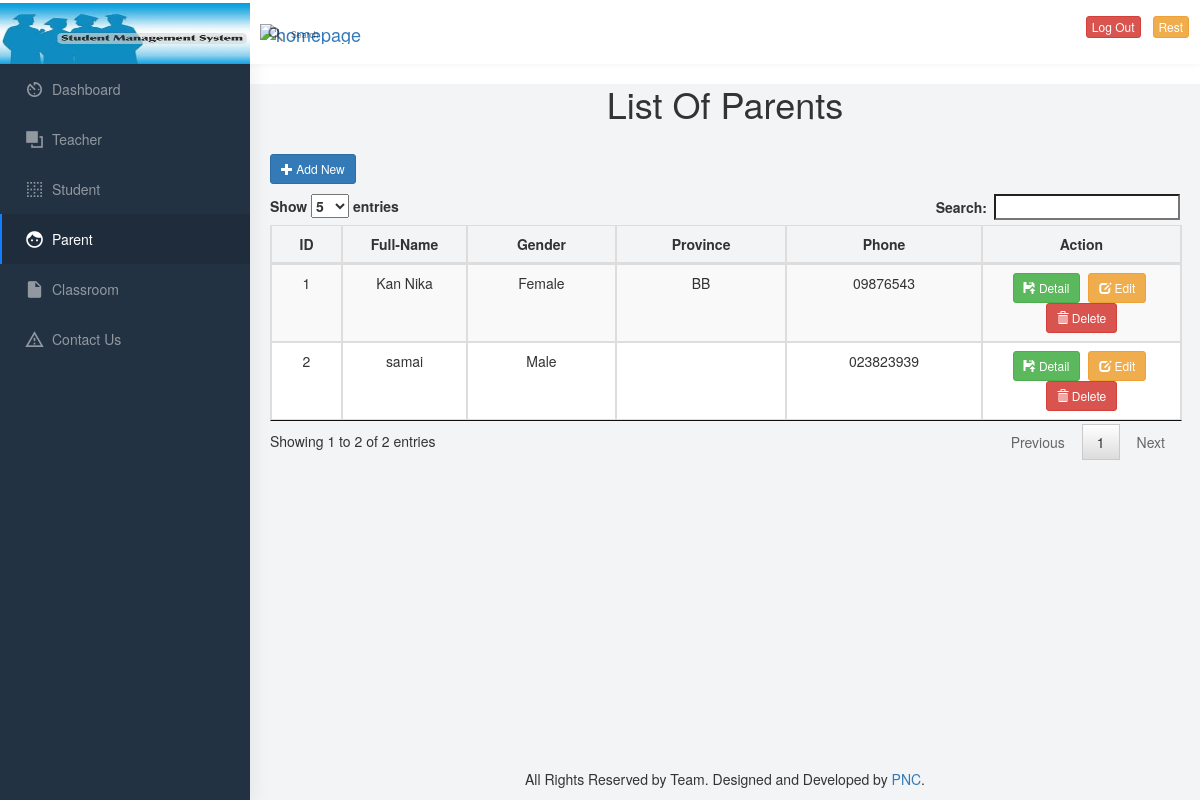
The page /Resource/Main/Parent/index.php on the database as committed earlier.
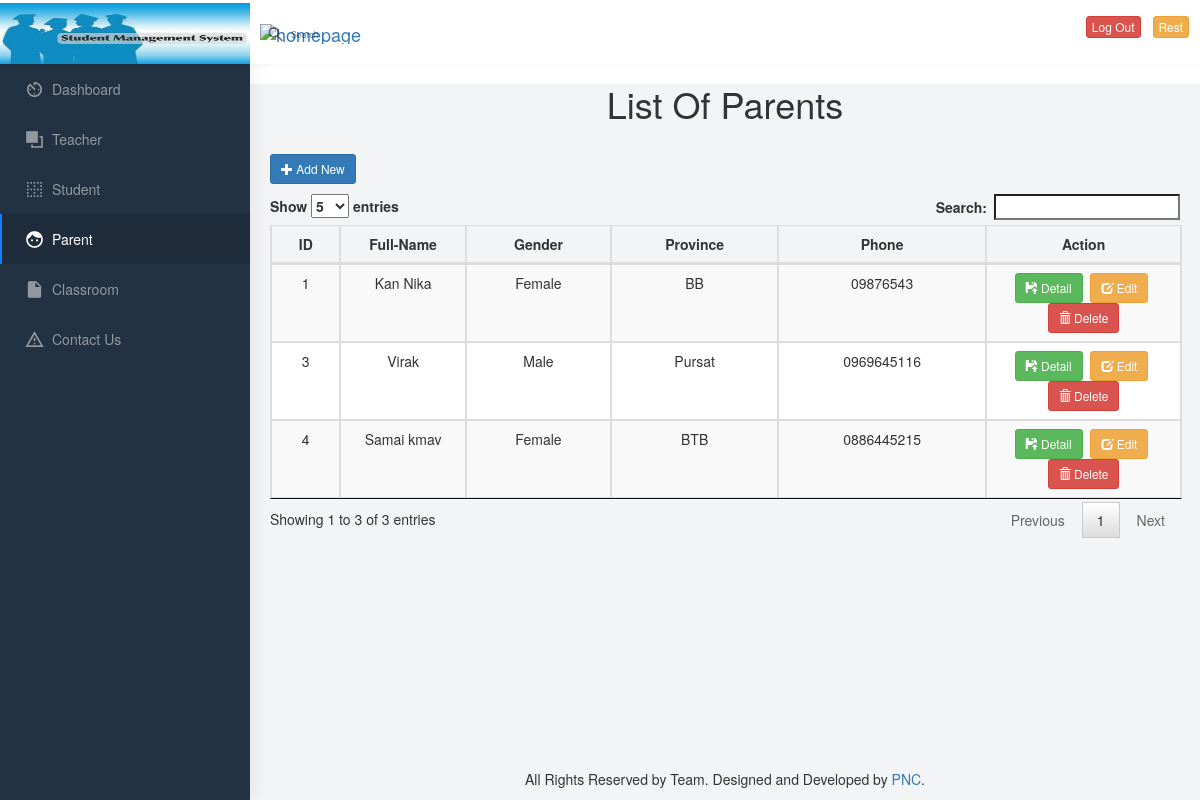
The same page on the database as committed later.
### tables this page shows
CREATE TABLE `parent` (
  `id` int(11) NOT NULL,
  `name` varchar(100) NOT NULL,
  `gender` varchar(100) NOT NULL,
  `phone` varchar(100) NOT NULL,
  `province` varchar(100) NOT NULL
);

### Resource/Main/Parent/index.php (the view, shortened to what this page needs)
<!DOCTYPE html>
<html dir="ltr" lang="en">
<head>
    <link href="../../../dist/css/style.min.css" rel="stylesheet">
    <link rel="stylesheet" href="../../../dist/css/jquery.dataTables.min.css">
    <link rel="stylesheet" href="https://maxcdn.bootstrapcdn.com/bootstrap/3.4.0/css/bootstrap.min.css">
</head>
<body>
    <div id="main-wrapper" data-navbarbg="skin6" data-theme="light" data-layout="vertical" data-sidebartype="full" data-boxed-layout="full">
        <header class="topbar" data-navbarbg="skin6">
            <nav class="navbar top-navbar navbar-expand-md navbar-light">
                <div class="navbar-header" data-logobg="skin5">
                    <div class="navbar-brand" style="height: 0px; margin-left: auto;">
                        <a href="../index.html" class="logo">
                            <b class="logo-icon">
                                <img src="../../../assets/images/student_image.jpg" alt="homepage" class="light-logo" style="height: 61px; width:250px; margin-left: -11px" />
                            </b>
                            <span class="logo-text">
                                <img src="../../../assets/images/logo-light-text.png" class="light-logo" alt="homepage" />
                            </span>
                        </a>
                    </div>
                </div>
                <div class="navbar-collapse collapse" id="navbarSupportedContent" data-navbarbg="skin6">
                    <ul class="navbar-nav float-left mr-auto">
                        <li class="nav-item search-box">
                            <a class="nav-link waves-effect waves-dark" href="javascript:void(0)">
                                <div class="d-flex align-items-center">
                                    <i class="mdi mdi-magnify font-20 mr-1"></i>
                                    <div class="ml-1 d-none d-sm-block">
                                        <span>Search</span>
                                    </div>
                                </div>
                            </a>
                        </li>
                    </ul>
                    <ul class="navbar-nav float-right" style="margin-top: 15px;">
                        <a href="../../logout.php" class="btn btn-danger btn-xs" style="margin-right: 12px;">Log Out</a>
                        <a href="../../reset-password.php" class="btn btn-warning btn-xs">Rest</a>
                    </ul>
                </div>
            </nav>
        </header>
        <aside class="left-sidebar" data-sidebarbg="skin5">
            <div class="scroll-sidebar">
                <nav class="sidebar-nav">
                    <ul id="sidebarnav">
                        <li class="sidebar-item">
                            <a class="sidebar-link waves-effect waves-dark sidebar-link" href="../index.html" aria-expanded="false">
                                <i class="mdi mdi-av-timer"></i>
                                <span class="hide-menu">Dashboard</span>
                            </a>
                        </li>
                        <li class="sidebar-item">
                            <a class="sidebar-link waves-effect waves-dark sidebar-link" href="../Teacher/index.php" aria-expanded="false">
                                <i class="mdi mdi-arrange-bring-forward"></i>
                                <span class="hide-menu">Teacher</span>
                            </a>
                        </li>
                        <li class="sidebar-item">
                            <a class="sidebar-link waves-effect waves-dark sidebar-link" href="../Student/index.php" aria-expanded="false">
                                <i class="mdi mdi-border-none"></i>
                                <span class="hide-menu">Student</span>
                            </a>
                        </li>
                        <li class="sidebar-item">
                            <a class="sidebar-link waves-effect waves-dark sidebar-link" href="../Parent/index.php" aria-expanded="false">
                                <i class="mdi mdi-face"></i>
                                <span class="hide-menu">Parent</span>
                            </a>
                        </li>
                        <li class="sidebar-item">
                            <a class="sidebar-link waves-effect waves-dark sidebar-link" href="../Classroom/index.php" aria-expanded="false">
                                <i class="mdi mdi-file"></i>
                                <span class="hide-menu">Classroom</span>
                            </a>
                        </li>
                        <li class="sidebar-item">
                            <a class="sidebar-link waves-effect waves-dark sidebar-link" href="../contact_us.php" aria-expanded="false">
                                <i class="mdi mdi-alert-outline"></i>
                                <span class="hide-menu">Contact Us</span>
                            </a>
                        </li>
                    </ul>
                </nav>
            </div>
        </aside>
        <div class="page-wrapper">
            <div class="Center">
                <div class="List" style="text-align: center;">
                   <h1>List Of Parents</h1>
                </div>
            </div>
            <div class="container-fluid">
                <span class="pull-left" >
                <a href="#addnew" data-toggle="modal" class="btn btn-primary btn-sm">
                    <span class="glyphicon glyphicon-plus"></span> Add New
                </a></span><br><br>
            <table class="table table-striped table-bordered table-hover " style="text-align:center" id="empTable">
                <thead>
                    <th>
                        <center>ID</center>
                    </th>
                    <th>
                        <center>Full-Name</center>
                    </th>
                    <th>
                        <center>Gender</center>
                    </th>
                    <th>
                        <center>Province</center>
                    </th>
                    <th>
                        <center>Phone</center>
                    </th>
                    <th>
                        <center>Action</center>
                    </th>
                </thead>
                <tbody>
                    <?php
include('connection.php');
$result=$mysqli->query("select * from parent");
while($row=$result->fetch_assoc()){
?>
                    <tr>
                        <td><?php echo $row['id']; ?></td>
                        <td><?php echo $row['name']; ?></td>
                        <td><?php echo $row['gender']; ?></td>
                        <td><?php echo $row['province'] ?></td>
                        <td><?php echo $row['phone']; ?></td>
                        <td>
                            <a href="#detail<?php echo $row['id']; ?>" data-toggle="modal"
                                class="btn btn-success btn-sm">
                                <span class="glyphicon glyphicon-floppy-open"></span> Detail</a>&nbsp;
                            <a href="#edit<?php echo $row['id']; ?>" data-toggle="modal" class="btn btn-warning btn-sm">
                                <span class="glyphicon glyphicon-edit"></span> Edit</a>&nbsp;
                            <a href="#del<?php echo $row['id']; ?>" data-toggle="modal" class="btn btn-danger btn-sm">
                                <span class="glyphicon glyphicon-trash"></span> Delete</a>
                        </td>
                    </tr>
                    <?php } ?>
                </tbody>
            </table>
            </div>
            <footer class="footer text-center">
                All Rights Reserved by Team. Designed and Developed by
                <a href="https://www.passerellesnumeriques.org/en/">PNC</a>.
            </footer>
    </div>
</body>
</html>

Rows that differ between the two databases and show on the page:
removed parent: id "2", name "samai", gender "Male", phone "023823939"
added parent: id "3", name "Virak", gender "Male", province "Pursat", phone "0969645116"
added parent: id "4", name "Samai kmav", gender "Female", province "BTB", phone "0886445215"
Other text that changed with them:
text written by a page script: "Show entries Search: Showing 1 to 2 of 2 entries Previous 1 Next" → "Show entries Search: Showing 1 to 3 of 3 entries Previous 1 Next"
